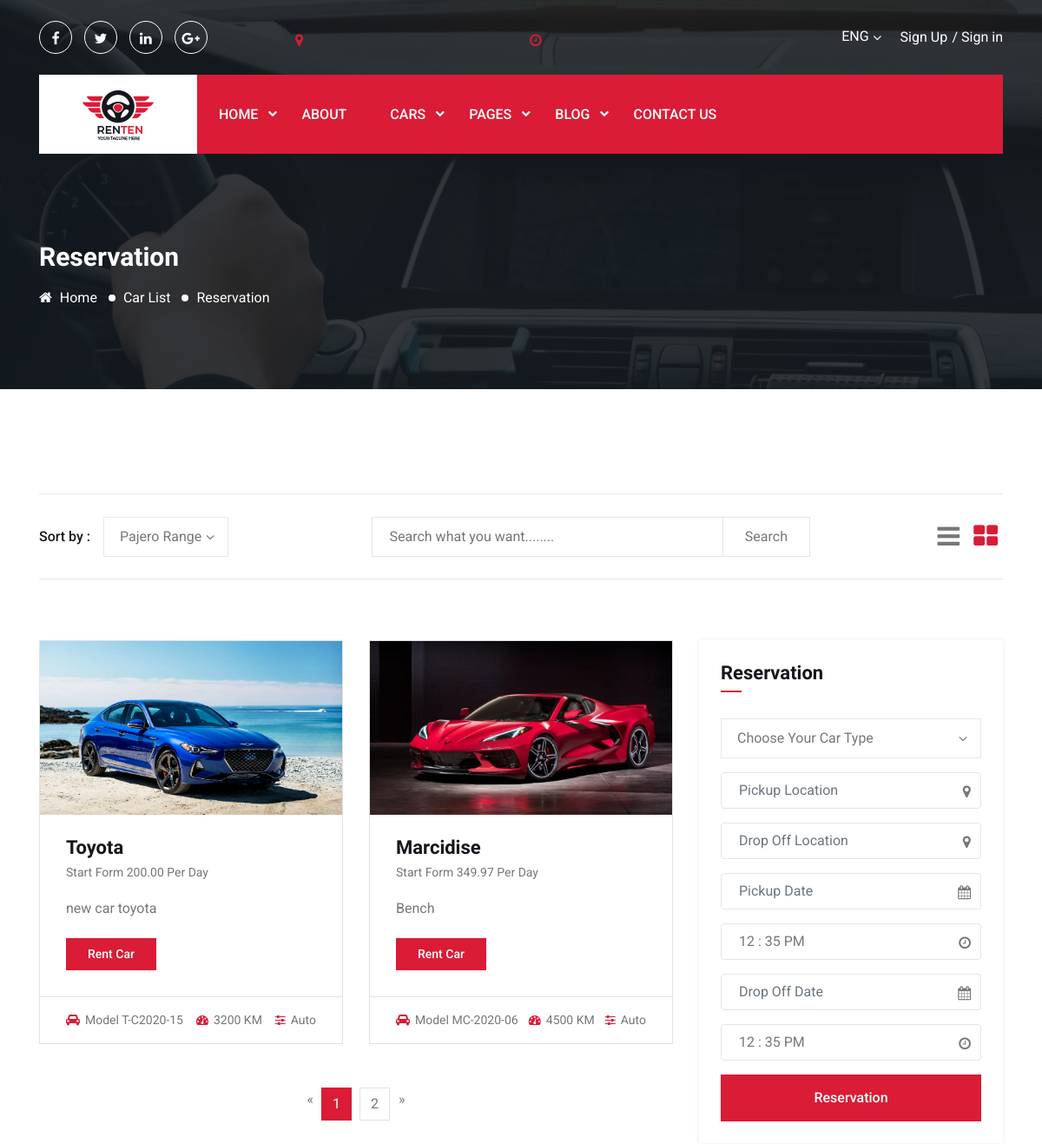
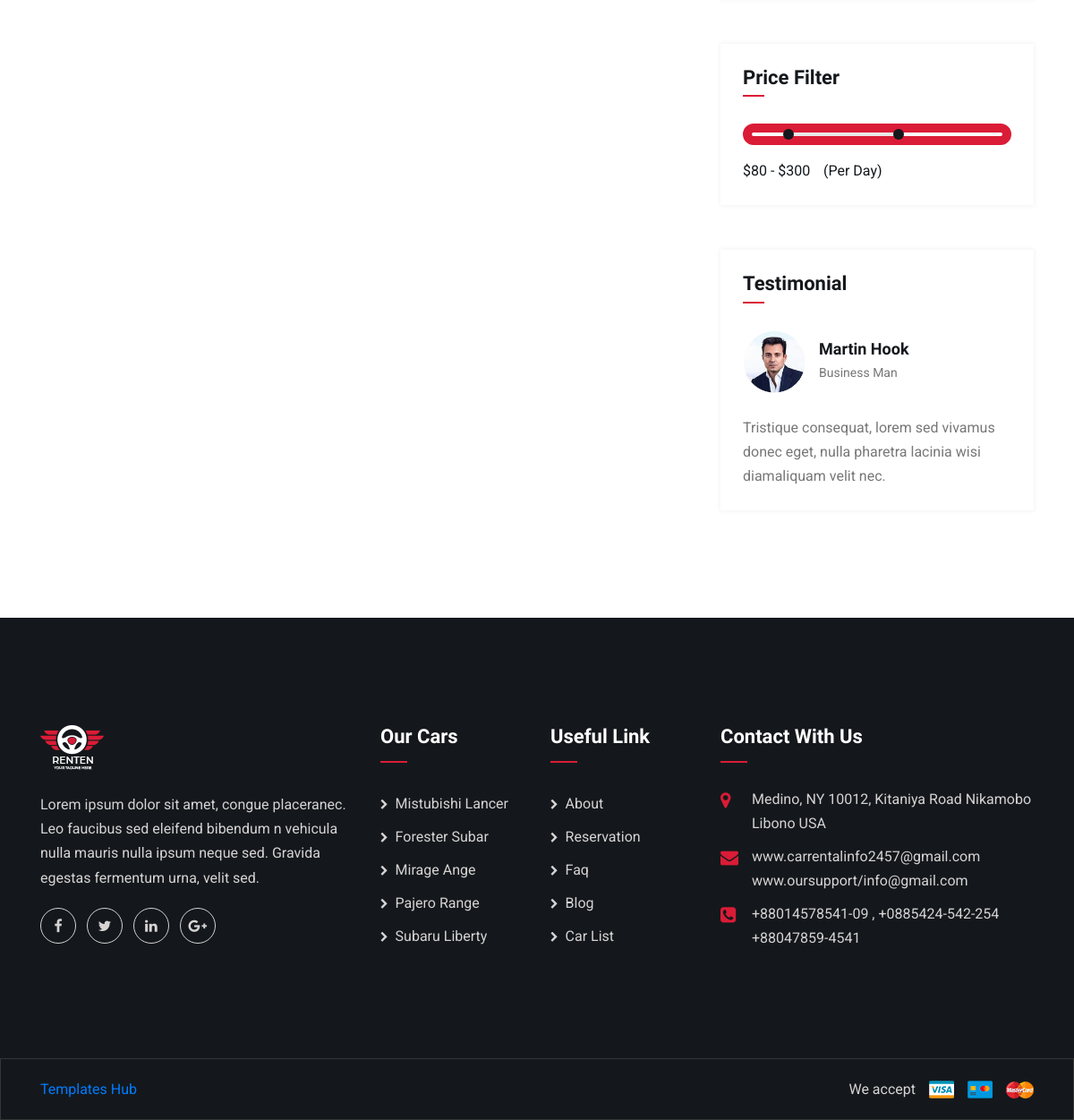
The page /car/ on the database its author committed (2 pictures, top to bottom).
### car/models.py (models this page shows, shortened)
class Car(models.Model):
    GEAR_CHOICES = (
        ('auto', 'Auto'),
        ('manula', 'Manual'),
    )
    name = models.CharField(max_length=100, blank=True, null=True)
    car_category = models.ManyToManyField(Category, related_name='car_category', blank=True)
    car_model = models.CharField(max_length=100, blank=True, null=True)
    description = models.TextField(blank=True, null=True)
    car_image = models.ImageField(upload_to='car', blank=True, null=True)
    car_mileage = models.PositiveIntegerField(blank=True, null=True)
    price_per_day = models.DecimalField(max_digits=9, decimal_places=2, blank=True, null=True)
    gear = models.CharField(max_length=10, choices=GEAR_CHOICES, default='auto', blank=True, null=True)
    created_at = models.DateTimeField(auto_now_add=True)
    updated_at = models.DateTimeField(auto_now=True)
    is_available = models.BooleanField(default=False, blank=True, null=True)

### car/views.py (the view)
# urls.py: path('', views.CarListView.as_view(), name='car_list'),
class CarListView(ListView):
    model = Car
    template_name = 'car/car_list.html'
    context_object_name = 'car_list'
    paginate_by = 2
    queryset = Car.objects.all()

### templates/car/car_list.html (shortened to what this page needs)
{% extends 'base.html' %} {% load static %}
{% block main %}
<section
  class="inner-page-banner bg_img overlay-3"
  data-background="{% static 'images/inner-page-bg.jpg' %}"
>
  <div class="container">
    <div class="row">
      <div class="col-md-12">
        <h2 class="page-title">reservation</h2>
        <ol class="page-list">
          <li>
            <a href="index.html"><i class="fa fa-home"></i> Home</a>
          </li>
          <li><a href="#0">car list</a></li>
          <li>reservation</li>
        </ol>
      </div>
    </div>
  </div>
</section>
<section class="car-search-section pt-120 pb-120">
  <div class="container">
    <div class="row">
      <div class="col-lg-12">
        <div class="car-search-filter-area">
          <div class="car-search-filter-form-area">
            <form class="car-search-filter-form">
              <div class="row justify-content-between">
                <div class="col-lg-4 col-md-5 col-sm-6">
                  <div class="cart-sort-field">
                    <span class="caption">Sort by : </span>
                  </div>
                </div>
                <div class="col-lg-7 col-md-7 col-sm-6 d-flex">
                  <input
                    type="text"
                    name="car_search"
                    id="car_search"
                    placeholder="Search what you want........"
                  />
                  <button class="search-submit-btn">Search</button>
                </div>
              </div>
            </form>
          </div>
          <div class="view-style-toggle-area">
            <button class="view-btn list-btn">
              <i class="fa fa-bars"></i>
            </button>
            <button class="view-btn grid-btn active">
              <i class="fa fa-th-large"></i>
            </button>
          </div>
        </div>
      </div>
    </div>
    <div class="row mt-70">
      <div class="col-lg-8">
        <div class="car-search-result-area grid--view row mb-none-30">
          {% for car in car_list %}
          <div class="col-md-6 col-12">
            <div class="car-item">
              <div
                class="thumb bg_img"
                data-background="{{ car.car_image.url }}"
              ></div>
              <div class="car-item-body">
                <div class="content">
                  <h4 class="title">{{ car.name }}</h4>
                  <span class="price"
                    >start form {{ car.price_per_day }} per day</span
                  >
                  <p>{{ car.description }}</p>
                  <a
                    href="{% url 'booking:add_reservation' pk=car.pk %}"
                    class="cmn-btn"
                    >rent car</a
                  >
                </div>
                <div class="car-item-meta">
                  <ul class="details-list">
                    <li><i class="fa fa-car"></i>model {{ car.car_model }}</li>
                    <li>
                      <i class="fa fa-tachometer"></i>{{ car.car_mileage }} KM
                    </li>
                    <li><i class="fa fa-sliders"></i>{{ car.gear }}</li>
                  </ul>
                </div>
              </div>
            </div>
          </div>
          {% endfor %}
        </div>
        {% if is_paginated %}
        <nav class="d-pagination" aria-label="Page navigation example">
          <ul class="pagination justify-content-center">
            {% if page_obj.has_previous %}
            <li>
              <a href="?page={{ page_obj.previous_page_number }}">&laquo;</a>
            </li>
            {% else %}
            <li class="disabled"><span>&laquo;</span></li>
            {% endif %}
            {% for i in paginator.page_range %}
            {% if page_obj.number == i %}
            <li class="page-item active">
              <a class="page-link" href="?page={{ i }}">{{ i }}</a>
            </li>
            {% else %}
            <li class="page-item">
              <a class="page-link" href="?page={{ i }}">{{ i }}</a>
            </li>
            {% endif %}
            {% endfor %}
            {% if page_obj.has_next %}
            <li><a href="?page={{ page_obj.next_page_number }}">&raquo;</a></li>
            {% else %}
            <li class="disabled"><span>&laquo;</span></li>
            {% endif %}
          </ul>
        </nav>
        {% endif %}
      </div>
      <div class="col-lg-4">
        <aside class="sidebar">
          <div class="widget widget-reservation">
            <h4 class="widget-title">reservation</h4>
            <div class="widget-body">
              <form class="car-search-form">
                <div class="row">
                  <div class="col-lg-12 form-group">
                  </div>
                  <div class="form-group col-md-12">
                    <i class="fa fa-map-marker"></i>
                    <input
                      class="form-control has-icon"
                      type="text"
                      placeholder="Pickup Location"
                    />
                  </div>
                  <div class="form-group col-md-12">
                    <i class="fa fa-map-marker"></i>
                    <input
                      class="form-control has-icon"
                      type="text"
                      placeholder="Drop Off Location"
                    />
                  </div>
                  <div class="form-group col-md-12">
                    <i class="fa fa-calendar"></i>
                    <input
                      type="text"
                      class="form-control has-icon datepicker-here"
                      data-language="en"
                      placeholder="Pickup Date"
                    />
                  </div>
                  <div class="form-group col-md-12">
                    <i class="fa fa-clock-o"></i>
                    <input
                      type="text"
                      name="timepicker"
                      class="form-control has-icon timepicker"
                      placeholder="Pickup Time"
                    />
                  </div>
                  <div class="form-group col-md-12">
                    <i class="fa fa-calendar"></i>
                    <input
                      type="text"
                      class="form-control has-icon datepicker-here"
                      data-language="en"
                      placeholder="Drop Off Date"
                    />
                  </div>
                  <div class="form-group col-md-12">
                    <i class="fa fa-clock-o"></i>
                    <input
                      type="text"
                      name="timepicker"
                      class="form-control has-icon timepicker"
                      placeholder="Drop Off Time"
                    />
                  </div>
                </div>
                <button type="submit" class="cmn-btn">Reservation</button>
              </form>
            </div>
          </div>
          <div class="widget widget-price-filter">
            <h4 class="widget-title">price filter</h4>
            <div class="widget-body">
              <div id="slider-range"></div>
              <div class="filter-price-result">
                <input type="text" id="amount" readonly /><span>(Per Day)</span>
              </div>
            </div>
          </div>
          <div class="widget widget-testimonial">
            <h4 class="widget-title">testimonial</h4>
            <div class="widget-body">
              <div class="testimonial-slider owl-carousel">
                <div class="testimonial-item">
                  <div class="testimonial-item--header">
                    <div class="thumb">
                      <img src="assets/images/testimonial/1.jpg" alt="image" />
                    </div>
                    <div class="content">
                      <h6 class="name">martin hook</h6>
                      <span class="designation">business man</span>
                    </div>
                  </div>
                  <div class="testimonial-item--body">
                    <p>
                      Tristique consequat, lorem sed vivamus donec eget, nulla
                      pharetra lacinia wisi diamaliquam velit nec.
                    </p>
                  </div>
                </div>
              </div>
            </div>
          </div>
        </aside>
      </div>
    </div>
  </div>
</section>
{% endblock main %}

### rows shown on the page
Car: shows a picture, name "Toyota", price_per_day "200.00", description "new car toyota", car_model "T-C2020-15", car_mileage "3200", gear "Auto"
Car: shows a picture, name "Marcidise", price_per_day "349.97", description "Bench", car_model "MC-2020-06", car_mileage "4500", gear "Auto"

### other values the page prints
{{ i }} "1"
{{ i }} "2"
